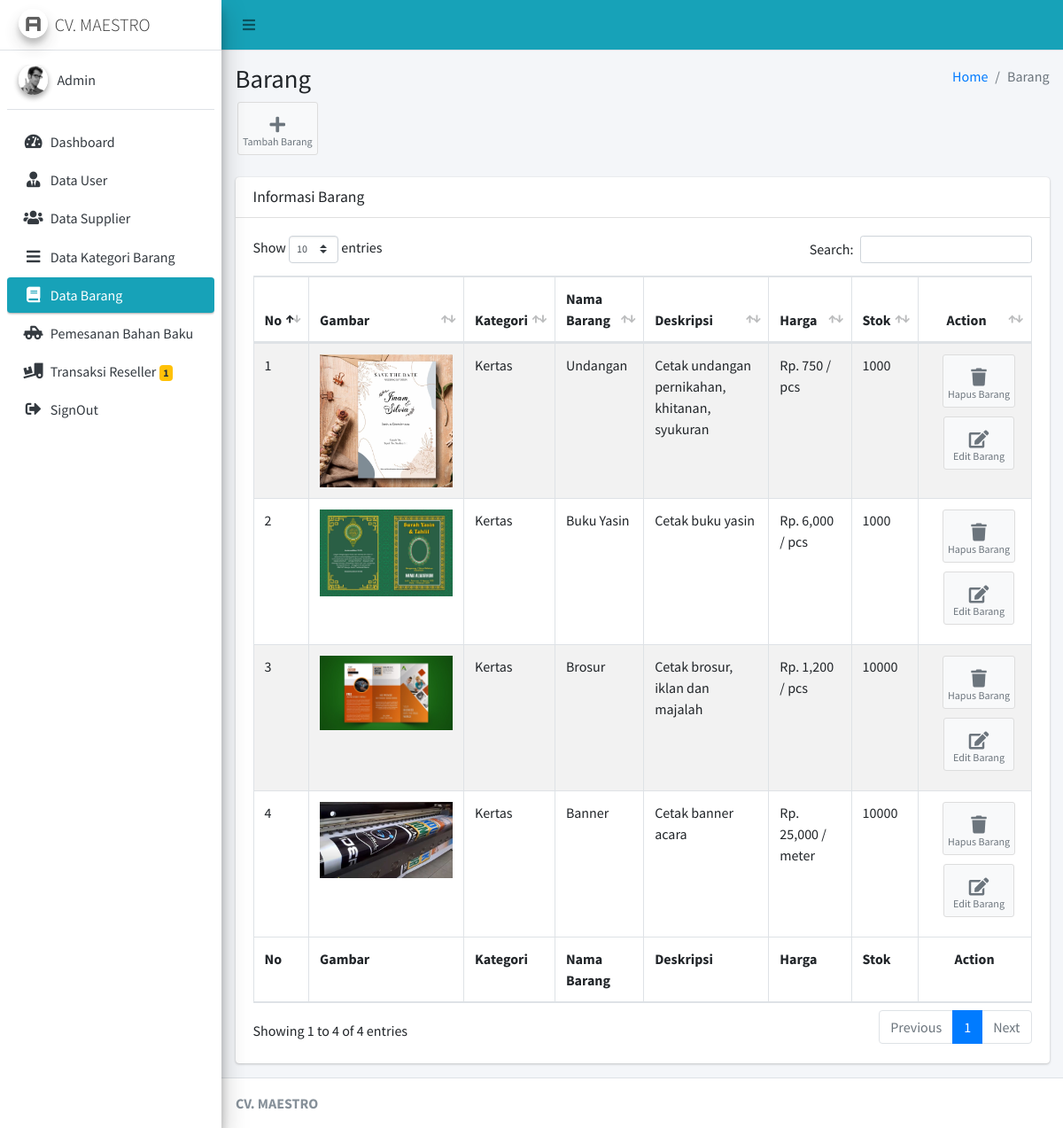
Page /Admin/cBarang (signed in) on the committed database.
### tables this page shows
CREATE TABLE `jenis_barang` (
  `id_jenis` int(11) NOT NULL,
  `id_kategori` int(11) NOT NULL,
  `id_supplier` int(11) NOT NULL,
  `nama_barang` varchar(125) NOT NULL,
  `deskripsi` text NOT NULL,
  `satuan` varchar(15) NOT NULL,
  `harga_supplier` varchar(20) DEFAULT NULL,
  `stok_supplier` int(11) DEFAULT NULL,
  `harga_gudang` varchar(20) DEFAULT NULL,
  `stok_gudang` int(11) DEFAULT NULL,
  `stok_minimal` int(11) NOT NULL,
  `gambar` text NOT NULL,
  `type` int(11) NOT NULL
);

CREATE TABLE `kategori_barang` (
  `id_kategori` int(11) NOT NULL,
  `nama_kategori` varchar(125) NOT NULL
);

### application/controllers/Admin/cBarang.php (called while the page is built, shortened)
<?php
class cBarang extends CI_Controller
{
	public function __construct()
	{
		$this->load->model('mBarang');
		$this->load->model('mKategori');
	}
	public function index()
	{
		$data = array(
			'barang' => $this->mBarang->select()
		);
		$this->load->view('Admin/Layout/head');
		$this->load->view('Admin/Layout/aside');
		$this->load->view('Admin/Barang/vBarang', $data);
		$this->load->view('Admin/Layout/footer');
	}
}

### index.php (called while the page is built, shortened)
<?php
require_once BASEPATH.'core/CodeIgniter.php';

### application/models/mBarang.php (called while the page is built, shortened)
<?php
class mBarang extends CI_Model
{
	public function select()
	{
		$this->db->select('*');
		$this->db->from('jenis_barang');
		$this->db->join('kategori_barang', 'jenis_barang.id_kategori = kategori_barang.id_kategori', 'left');
		$this->db->where('type=1');
		return $this->db->get()->result();
	}
}

### application/views/Admin/Barang/vBarang.php (the view, shortened to what this page needs)
<div class="content-wrapper">
	<section class="content-header">
		<div class="container-fluid">
			<div class="row mb-2">
				<div class="col-sm-6">
					<h1>Barang</h1>
				</div>
				<div class="col-sm-6">
					<ol class="breadcrumb float-sm-right">
						<li class="breadcrumb-item"><a href="#">Home</a></li>
						<li class="breadcrumb-item active">Barang</li>
					</ol>
				</div>
			</div>
		</div>
		<a href="<?= base_url('Admin/cBarang/create') ?>" class="btn btn-app">
			<i class="fas fa-plus"></i> Tambah Barang
		</a>
	</section>
	<section class="content">
		<div class="container-fluid">
			<div class="row">
				<div class="col-12">
					<div class="card">
						<div class="card-header">
							<h3 class="card-title">Informasi Barang</h3>
						</div>
						<div class="card-body">
							<table id="example1" class="table table-bordered table-striped">
								<thead>
									<tr>
										<th>No</th>
										<th>Gambar</th>
										<th>Kategori</th>
										<th>Nama Barang</th>
										<th>Deskripsi</th>
										<th>Harga</th>
										<th>Stok</th>
										<th class="text-center">Action</th>
									</tr>
								</thead>
								<tbody>
									<?php
									$no = 1;
									foreach ($barang as $key => $value) {
									?>
										<tr>
											<td><?= $no++ ?></td>
											<td>
												<img style="width: 150px;" src="<?= base_url('asset/foto-produk/' . $value->gambar) ?>">
											</td>
											<td><?= $value->nama_kategori ?></td>
											<td><?= $value->nama_barang ?></td>
											<td><?= $value->deskripsi ?></td>
											<td>Rp. <?= number_format($value->harga_gudang)  ?> / <?= $value->satuan ?></td>
											<td><?= $value->stok_gudang ?></td>
											<td class="text-center"> <a href="<?= base_url('Admin/cBarang/delete/' . $value->id_jenis) ?>" class="btn btn-app">
													<i class="fas fa-trash"></i> Hapus Barang
												</a> <a href="<?= base_url('Admin/cBarang/update/' . $value->id_jenis) ?>" class="btn btn-app">
													<i class="fas fa-edit"></i> Edit Barang
												</a></td>
										</tr>
									<?php
									}
									?>
								</tbody>
								<tfoot>
									<tr>
										<th>No</th>
										<th>Gambar</th>
										<th>Kategori</th>
										<th>Nama Barang</th>
										<th>Deskripsi</th>
										<th>Harga</th>
										<th>Stok</th>
										<th class="text-center">Action</th>
									</tr>
								</tfoot>
							</table>
						</div>
					</div>
				</div>
			</div>
		</div>
	</section>
</div>

### rows in the picture
jenis_barang: gambar (picture), id_kategori.nama_kategori "Kertas", nama_barang "Undangan", deskripsi "Cetak undangan pernikahan, khitanan, syukuran", harga_gudang "750", satuan "pcs", stok_gudang "1000"
jenis_barang: gambar (picture), id_kategori.nama_kategori "Kertas", nama_barang "Buku Yasin", deskripsi "Cetak buku yasin", harga_gudang "6,000", satuan "pcs", stok_gudang "1000"
jenis_barang: gambar (picture), id_kategori.nama_kategori "Kertas", nama_barang "Brosur", deskripsi "Cetak brosur, iklan dan majalah", harga_gudang "1,200", satuan "pcs", stok_gudang "10000"
jenis_barang: gambar (picture), id_kategori.nama_kategori "Kertas", nama_barang "Banner", deskripsi "Cetak banner acara", harga_gudang "25,000", satuan "meter", stok_gudang "10000"

### other values in the picture
$data->jml "1"
